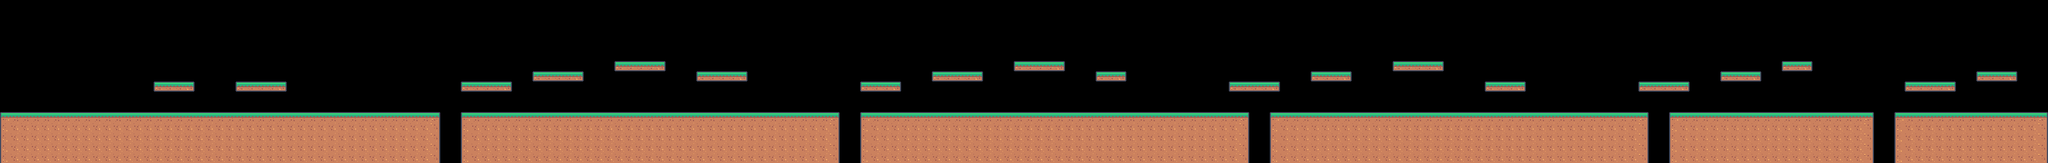

A 2D game scene composited from a Tiled map and its tileset images. What follows is a short description and the map's XML, with each tile layer's data collapsed to a summary:
An orthogonal 200x16 tile map with 18x18 px tiles, 4 tile layers (Background, Ground, Platforms, Decorations) and 36 objects (23x coin, 4x slime, 4x cactus, 2x patroller, checkpoint, ...).

<map version="1.10" tiledversion="1.12.2" orientation="orthogonal" renderorder="right-down" width="200" height="16" tilewidth="18" tileheight="18" infinite="0" nextlayerid="47" nextobjectid="47">
 <tileset firstgid="1" source="../external/kenney_pixel-platformer/Tiled/tileset-tiles.tsx" />
 <layer id="1" name="Background" width="200" height="16">
  <data>[3200 cells, 191 non-empty, 3 distinct tile ids]</data>
 </layer>
 <layer id="2" name="Ground" width="200" height="16">
  <data>[3200 cells, 760 non-empty, 3 distinct tile ids]</data>
 </layer>
 <layer id="3" name="Platforms" width="200" height="16">
  <data>[3200 cells, 85 non-empty, 3 distinct tile ids]</data>
 </layer>
 <layer id="4" name="Decorations" width="200" height="16">
  <data>[3200 cells, 0 non-empty, 0 distinct tile ids]</data>
 </layer>
 <objectgroup id="5" name="Coins">
  <object id="1" name="coin-01" type="coin" x="108" y="162" width="18" height="18" />
  <object id="2" name="coin-02" type="coin" x="180" y="162" width="18" height="18" />
  <object id="3" name="coin-03" type="coin" x="288" y="126" width="18" height="18" />
  <object id="4" name="coin-04" type="coin" x="432" y="126" width="18" height="18" />
  <object id="5" name="coin-05" type="coin" x="558" y="162" width="18" height="18" />
  <object id="6" name="coin-06" type="coin" x="828" y="126" width="18" height="18" />
  <object id="7" name="coin-07" type="coin" x="954" y="108" width="18" height="18" />
  <object id="8" name="coin-08" type="coin" x="1080" y="90" width="18" height="18" />
  <object id="9" name="coin-09" type="coin" x="1170" y="108" width="18" height="18" />
  <object id="10" name="coin-10" type="coin" x="1242" y="108" width="18" height="18" />
  <object id="11" name="coin-11" type="coin" x="1530" y="126" width="18" height="18" />
  <object id="12" name="coin-12" type="coin" x="1656" y="108" width="18" height="18" />
  <object id="13" name="coin-13" type="coin" x="1782" y="90" width="18" height="18" />
  <object id="14" name="coin-14" type="coin" x="1944" y="108" width="18" height="18" />
  <object id="15" name="coin-15" type="coin" x="2178" y="126" width="18" height="18" />
  <object id="16" name="coin-16" type="coin" x="2322" y="108" width="18" height="18" />
  <object id="17" name="coin-17" type="coin" x="2466" y="90" width="18" height="18" />
  <object id="18" name="coin-18" type="coin" x="2628" y="126" width="18" height="18" />
  <object id="19" name="coin-19" type="coin" x="2898" y="126" width="18" height="18" />
  <object id="20" name="coin-20" type="coin" x="3024" y="108" width="18" height="18" />
  <object id="21" name="coin-21" type="coin" x="3150" y="90" width="18" height="18" />
  <object id="22" name="coin-22" type="coin" x="3366" y="126" width="18" height="18" />
  <object id="23" name="coin-23" type="coin" x="3492" y="108" width="18" height="18" />
 </objectgroup>
 <objectgroup id="6" name="Enemies">
  <object id="25" name="slime-01" type="slime" x="252" y="180" width="18" height="18">
   <properties>
    <property name="range" type="int" value="3" />
   </properties>
  </object>
  <object id="26" name="slime-02" type="slime" x="990" y="180" width="18" height="18">
   <properties>
    <property name="range" type="int" value="3" />
   </properties>
  </object>
  <object id="27" name="patrol-01" type="patroller" x="1584" y="180" width="18" height="18">
   <properties>
    <property name="range" type="int" value="4" />
   </properties>
  </object>
  <object id="28" name="slime-03" type="slime" x="2376" y="180" width="18" height="18">
   <properties>
    <property name="range" type="int" value="3" />
   </properties>
  </object>
  <object id="29" name="patrol-02" type="patroller" x="3024" y="180" width="18" height="18">
   <properties>
    <property name="range" type="int" value="3" />
   </properties>
  </object>
  <object id="30" name="slime-04" type="slime" x="3420" y="180" width="18" height="18">
   <properties>
    <property name="range" type="int" value="2" />
   </properties>
  </object>
 </objectgroup>
 <objectgroup id="7" name="Hazards">
  <object id="32" name="cactus-01" type="cactus" x="468.182" y="127.818" width="18" height="18" />
  <object id="33" name="cactus-02" type="cactus" x="1116" y="91" width="18" height="18" />
  <object id="34" name="cactus-03" type="cactus" x="1836" y="91" width="18" height="18" />
  <object id="35" name="cactus-04" type="cactus" x="3060" y="109" width="18" height="18" />
 </objectgroup>
 <objectgroup id="8" name="Checkpoints">
  <object id="37" name="checkpoint-01" type="checkpoint" x="1890" y="180" width="18" height="18" />
 </objectgroup>
 <objectgroup id="9" name="Spawn_Exit">
  <object id="39" name="spawn" type="spawn" x="54" y="180" width="18" height="18" />
  <object id="40" name="exit" type="exit" x="3528" y="180" width="18" height="18" />
 </objectgroup>
</map>
